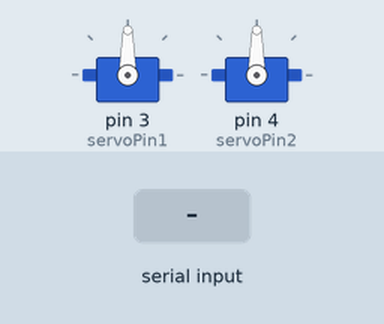
This sketch was run on a simulated Arduino Uno, built with avr-gcc and run on an emulated ATmega328P. On the bench: 2 × servo. The test bench sets the inputs (shaded band).

Above: at 1.2 s.
1.3 s: "}" received over the second serial link
At 2.5 s:
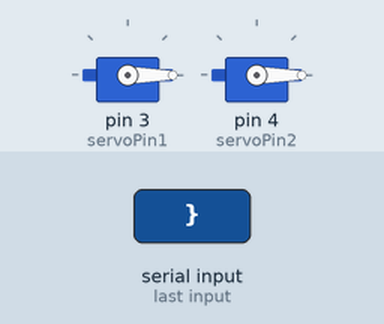
Timing chart, 0 to 4.3 s (numbered marks = the images above; inputs shaded):
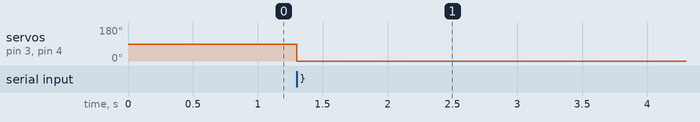

Measured:
- after the input at 1.3 s, servo on pin 3 (servoPin1), servo on pin 4 (servoPin2): 90° → 0° at once

The sketch:

GliderReceiver.ino
```cpp
#include <Servo.h>
#include <SoftwareSerial.h>

Servo myservo1,myservo2;

int servoPin1 = 3;
int servoPin2 = 4;

int posX = 90;
int posY = 90;

SoftwareSerial radio(6, 7); // RX, TX

long timeToRead = 40;
long oldTimeRead = 0;


void setup() {
  // put your setup code here, to run once:
  myservo1.attach(servoPin1);
  myservo2.attach(servoPin2);

  radio.begin(9600);
  Serial.begin(115200);

  myservo1.write(90);
  myservo2.write(90);

  oldTimeRead = millis();

}

String data = "";
String command = "";

void loop() {
  // put your main code here, to run repeatedly:
  if (radio.available()>0){
    readData();
  }

  if (millis() - oldTimeRead > timeToRead){
      myservo1.write(posX);
      myservo2.write(posY);
  }

}

void readData(){
  while (radio.available()>0){
      char c = radio.read();
      data += c;
      if (c == '}'){
        readCommand();
        getParams();
      }
  }
}

void readCommand(){
  int commandEnd = data.lastIndexOf('}');
  String dataTrim = data.substring(0,commandEnd+1);
  int commandStart = dataTrim.lastIndexOf('{');
  if (commandEnd - commandStart >= 5){
    command = dataTrim.substring(commandStart,commandEnd+1);
  }
  data = data.substring(commandEnd+1);
}

void getParams(){
  int commaPos = command.indexOf(',');
  String strX = command.substring(1,commaPos);
  String strY = command.substring(commaPos+1,command.length()-1);
  posX = strX.toInt();
  posY = strY.toInt();
//  Serial.print("X: ");
//  Serial.print(strX);
//  Serial.print(" Y: ");
//  Serial.print(strY);
//  Serial.println();
}
```
